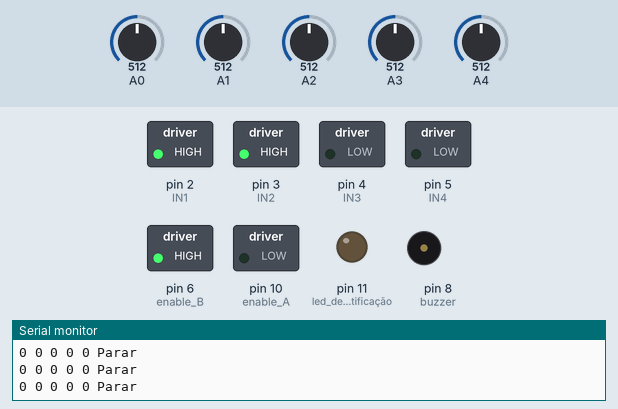
This sketch was run on a simulated Arduino Uno, built with avr-gcc and run on an emulated ATmega328P. Parts: switched loads named in the sketch (green lamp = pin HIGH), output pins drawn as LEDs (lit = HIGH), buzzer (waves = sounding, pin HIGH), the last lines printed to the serial monitor. The inputs (shaded band) are chosen by the test bench; at power-on: A0 = 512, A2 = 512, A1 = 512, A3 = 512, A4 = 512.

Above: at 1.2 s.
1.3 s: A0 set to 591
4.3 s: A0 set to 608
At 6.1 s:
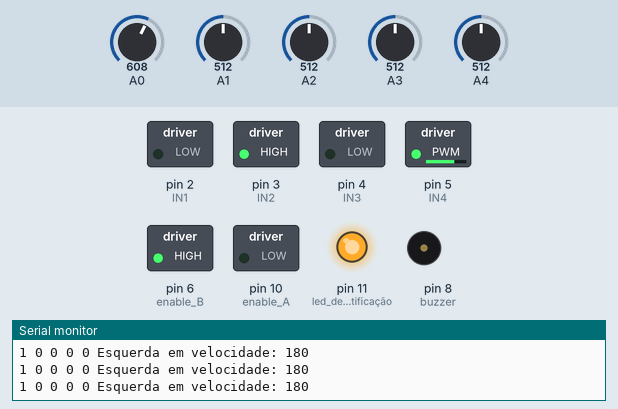
At 7.1 s:
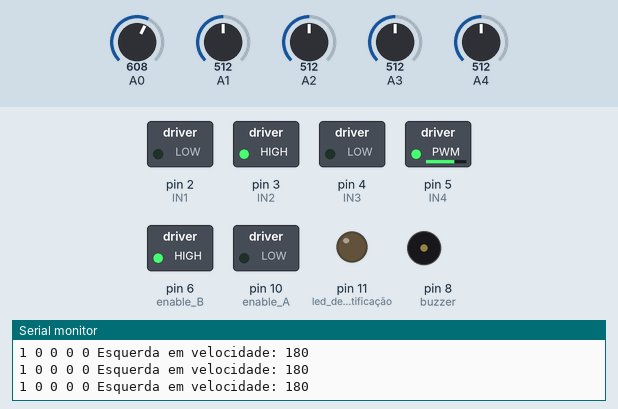
7.3 s: A2 set to 591
10.3 s: A2 set to 615
At 12.0 s:
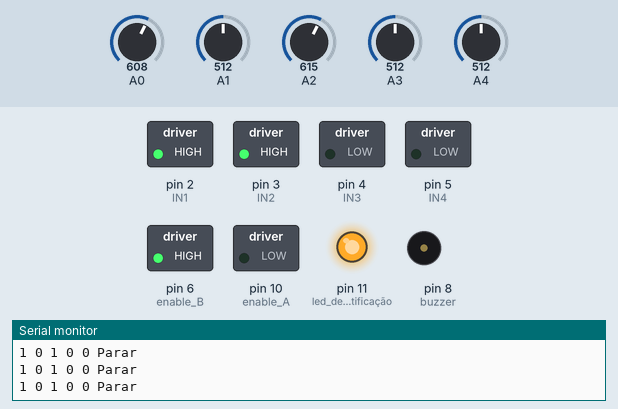
13.3 s: A0 set to 409
16.3 s: A0 set to 384
At 16.9 s:
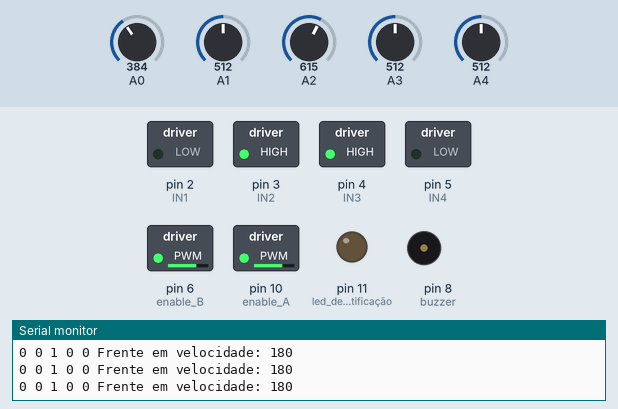
Timing chart, 0 to 20.3 s (numbered marks = the images above; inputs shaded):
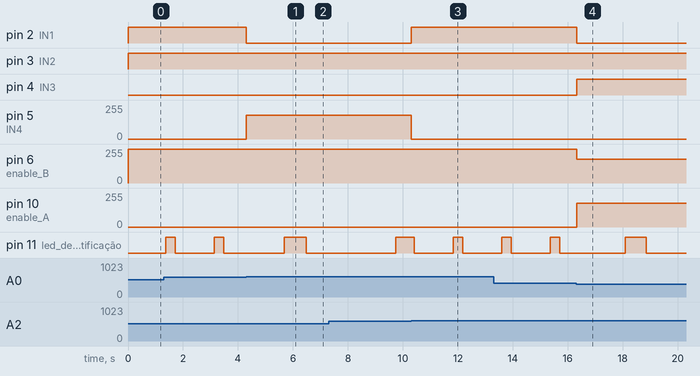

The sketch:

faro_V1.ino
```cpp
//============== NOMEAR PINOS ===============

/*
Pinagem motores:
 -By CHARLES
Motor esquerda
  ENA = ~10 port
  IN1 =   2 port
  IN2 =   3 port

Motor direita:
  IN3 =   4
  IN4 =   5
  ENB = ~6 port

*/


//=========== INCLUIR BIBLIOTECAS ===========
//=========== VARIÁVEIS E TABELAS ===========
int e2, e1, c, d2, d1;
//================ SUB-ROTINAS ==============
//================= FUNÇÕES =================
void leitura() {
  // e2 = digitalRead(A4);
  // e1 = digitalRead(A3);
  // c = digitalRead(A2);
  // d1 = digitalRead(A1);
  // d2 = digitalRead(A0);
  e2 = 0;
  e1 = 0;
  c = 1;
  d1 = 0;
  d2 = 0;
}
int frente(int vel) {
  digitalWrite(2, LOW);
  digitalWrite(3, HIGH);
  digitalWrite(4, HIGH);
  digitalWrite(5, LOW);
  analogWrite(6, vel);
  analogWrite(10, vel);

  Serial.print("Frente em velocidade: ");
  Serial.println(vel);
}
void parar() {
  digitalWrite(3, HIGH);
  digitalWrite(6, HIGH);
  digitalWrite(2, HIGH);
  digitalWrite(7, HIGH);
  analogWrite(5, 0);
  analogWrite(10, 0);
  Serial.println("Parar");
}
int esquerda(int vel) {
  digitalWrite(3, HIGH);
  digitalWrite(6, HIGH);
  digitalWrite(2, LOW);
  digitalWrite(7, LOW);
  analogWrite(5, vel);
  analogWrite(10, 0);
  Serial.print("Esquerda em velocidade: ");
  Serial.println(vel);
}
int direita(int vel) {
  digitalWrite(3, HIGH);
  digitalWrite(6, HIGH);
  digitalWrite(2, LOW);
  digitalWrite(7, LOW);
  analogWrite(10, vel);
  analogWrite(5, 0);
  Serial.print("direita em velocidade: ");
  Serial.println(vel);
}
void routine_test() {
  for (int i = 0; i < 5; i++) {
    for (int velo = 120; velo < 255; velo++) {
      switch (i) {
        case 0:
          frente(200);
          break;
        case 1:
          frente(200);
          break;
        case 2:
          esquerda(200);

          break;
        case 3:
          parar();
          break;
        case 4:
          direita(200);
          break;
      }
      if (velo % 20 == 0) {
        digitalWrite(11, HIGH);
      } else if (velo % 20 == 10) {
        digitalWrite(11, LOW);
      }
    }
  }
}
int* readIRSensor(int* vector) {
  int value = 0;
  for (int i = 0; i < 5; i++) {
    switch (i) {
      case 0:
        value = analogRead(A0);
        if (value > 600) {
          vector[i] = 1;

        } else if (value < 400) {
          vector[i] = 0;
        }
        value = 0;
        break;
      case 1:
        value = analogRead(A1);
        if (value > 600) {
          vector[i] = 1;

        } else if (value < 400) {
          vector[i] = 0;
        }
        value = 0;
        break;
      case 2:
        value = analogRead(A2);
        if (value > 600) {
          vector[i] = 1;

        } else if (value < 400) {
          vector[i] = 0;
        }
        value = 0;
        break;
      case 3:
        value = analogRead(A3);
        if (value > 600) {
          vector[i] = 1;

        } else if (value < 400) {
          vector[i] = 0;
        }
        value = 0;
        break;
      case 4:
        value = analogRead(A4);
        if (value > 600) {
          vector[i] = 1;

        } else if (value < 400) {
          vector[i] = 0;
        }
        value = 0;
        break;
    }
  }
  return vector;
}
//================== SETUP ==================
int VELOCIDADE = 180;  // 0 -> 255
void setup() {
  pinMode(2, OUTPUT);   // IN1
  pinMode(3, OUTPUT);   // IN2
  pinMode(4, OUTPUT);   // IN3
  pinMode(5, OUTPUT);   // IN4
  pinMode(6, OUTPUT);   // enable B
  pinMode(8, OUTPUT);   // buzzer
  pinMode(10, OUTPUT);  // enable A
  pinMode(11, OUTPUT);  // led de identificação
  pinMode(A0, INPUT);
  pinMode(A1, INPUT);
  pinMode(A2, INPUT);
  pinMode(A3, INPUT);
  pinMode(A4, INPUT);

  // pinMode(9, OUTPUT); // não usa
  // pinMode(7, OUTPUT); // não usa

  //---------- CONDIÇÕES INICIAIS ----------
  // digitalWrite(3, LOW);
  // digitalWrite(2, LOW);
  // digitalWrite(6, LOW);
  // digitalWrite(7, LOW);
  Serial.begin(9600);

}  // fecha void setup()

int count = 0;  // contador para o led
int velocity = 0;
const int amount = 100;  // contador para o led]
int sensors_vec[5];
//============== LOOP INFINITO ===============
void loop() {
  // lê os sensores
  // leitura();
  // teste_routine();
  readIRSensor(sensors_vec);
  for (int i = 0; i < 5; i++) {
    Serial.print(sensors_vec[i]);
    Serial.print(" ");
  }
  // Serial.println();

  e2 = sensors_vec[0];
  e1 = sensors_vec[1];
  c = sensors_vec[2];
  d1 = sensors_vec[3];
  d2 = sensors_vec[4];
  // frente
  if (e2 == 0 && d2 == 0 && e1 == 0 && d1 == 0 && c == 1) {
    frente(VELOCIDADE);
  }
  // virar a esquerda
  else if (e2 == 1 && e1 == 1 && c == 0 && d1 == 0 && d2 == 0) {
    esquerda(VELOCIDADE);
  } else if (e2 == 1 && e1 == 0 && c == 0 && d1 == 0 && d2 == 0) {
    esquerda(VELOCIDADE);
  } else if (e2 == 0 && e1 == 1 && c == 0 && d1 == 0 && d2 == 0) {
    esquerda(VELOCIDADE);
  }
  // virar a direita

  else if (e2 == 0 && e1 == 0 && c == 0 && d1 == 1 && d2 == 1) {
    direita(VELOCIDADE);
  } else if (e2 == 0 && e1 == 0 && c == 0 && d1 == 1 && d2 == 0) {
    direita(VELOCIDADE);
  } else if (e2 == 0 && e1 == 0 && c == 0 && d1 == 0 && d2 == 1) {
    direita(VELOCIDADE);
  }
  // parar
  else {
    parar();
  }

  // Serial.println("esquerdo 2:");
  // Serial.println(e2);
  // Serial.println("esquerdo 1:");
  // Serial.println(e1);
  // Serial.println("centrao:");
  // Serial.println(c);
  // Serial.println("direito 1:");
  // Serial.println(d1);
  // Serial.println("direito 2:");
  // Serial.println(d2);

  // blink led code
  if (count % amount * 5 == 0) {
    digitalWrite(11, LOW);
  } else if (count % amount * 5 == amount * 4) {
    digitalWrite(11, HIGH);
  }
  // Serial.println(count % amount *5);
  if (count > 10000)
    count = 0;
  count++;

}  // fecha void loop()
```

Measured:
- the behaviour switches between 600 and 601 on A0 (found by bisection; images 0 and 1)
- the behaviour switches between 600 and 601 on A2 (found by bisection; images 2 and 3)
- the behaviour switches between 400 and 399 on A0 (found by bisection; images 3 and 4)
- after the input at 4.3 s, pin 2 (IN1): HIGH → LOW at once; pin 5 (IN4): 0/255 → 180/255 at once
- after the input at 10.3 s, pin 2 (IN1): LOW → HIGH at once; pin 5 (IN4): 180/255 → 0/255 at once; pin 11 (led_de_identificação): HIGH → LOW after 0.11 s instead of 0.25 s
- after the input at 16.3 s, pin 2 (IN1): HIGH → LOW at once; pin 4 (IN3): LOW → HIGH at once; pin 6 (enable_B): 255/255 → 180/255 at once; pin 10 (enable_A): 0/255 → 180/255 at once
